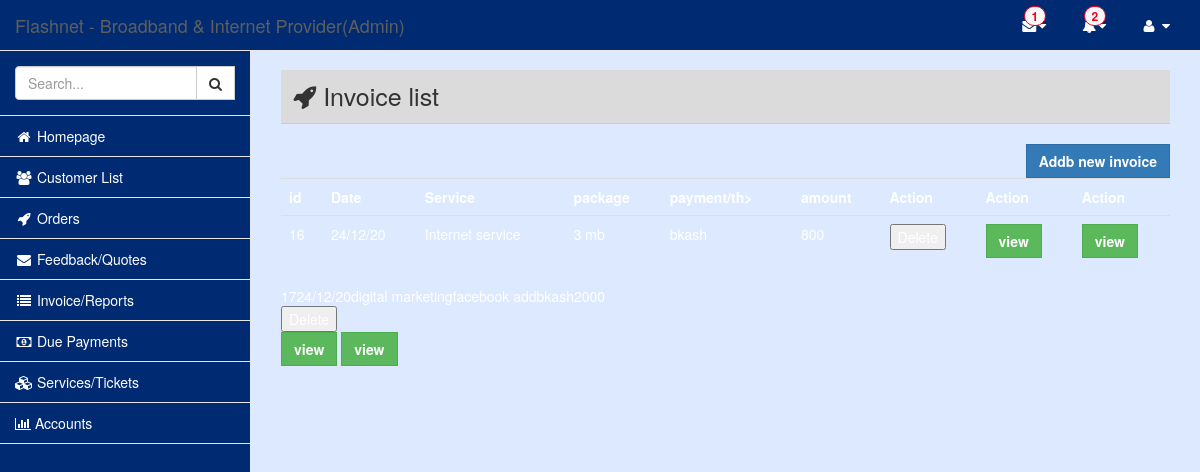
/admin/invoices.php (signed in), run on the app's committed database.
### tables this page shows
CREATE TABLE `invoice` (
  `id` int(100) NOT NULL,
  `date` varchar(100) NOT NULL,
  `service` varchar(100) NOT NULL,
  `package` varchar(100) NOT NULL,
  `amount` int(100) NOT NULL,
  `payment-type` varchar(100) NOT NULL,
  `bill_to` varchar(1000) NOT NULL
);

### admin/invoices.php (the view, shortened to what this page needs)
<?php
	include "../pages/includes/config.php";
?>
<?php include "includes/header.php"; ?>
<div id="page-wrapper">
		<div class="row">
				<div class="col-lg-12">
						<h1 class="page-header"><i class="fa fa-rocket"></i> Invoice list</h1>
					<span style="float:right;"> 	 <a class="btn btn-primary">Addb new invoice <a/></span>
						<?php
		$sql = "SELECT * FROM invoice";
		$result = $conn->query($sql);
		echo"<table class='table' align=center><tr><th>id</th> <th>Date</th><th>Service</th><th>package</th><th>payment/th><th>amount</th><th>Action</th><th>Action</th><th>Action</th></tr>";
		if ($result->num_rows > 0) {
			while ($row = $result->fetch_assoc()) {
				echo "<tr><td id='a".$row['id']."'>".$row['id']."</td><td id='b".$row['id']."'>".$row['date']."</td>";
				echo "<td id='c".$row['id']."'>".$row['service']."</td><td id='d".$row['id']."'>".$row['package']."</td>";
				echo "<td id='e".$row['id']."'>".$row['payment-type']."</td><td id='f".$row['id']."'>".$row['amount']."</td>";
				echo "<td><form action='' method='GET'><input type='submit' name='delete".$row['id']."' value='Delete'></form></td>";
				?>
				<td> <a class="btn btn-success"href="admin/editinvoice.php?id=<?php echo $row['id'];?>"> view  </a> </td>
				<td> <a class="btn btn-success"href="admin/editinvoice.php?id=<?php echo $row['id'];?>"> view  </a> </td> </tr> </table>
				<?php
			}echo"</table>";
		}else{
				echo "No search found!!!";
		}
	 ?>
				</div>
		</div>
</div>
<?php
	include "includes/footer.php";
?>

### admin/includes/header.php (style rules this page uses)
a { color: #ffffff; text-decoration: none; }

### data on the page
invoice: id "16", date "24/12/20", service "Internet service", package "3 mb", value "bkash", amount "800"
invoice: id "17", date "24/12/20", service "digital marketing", package "facebook add", value "bkash", amount "2000"

### other printed values
$total_unread_message "1"
$total_notification "2"
